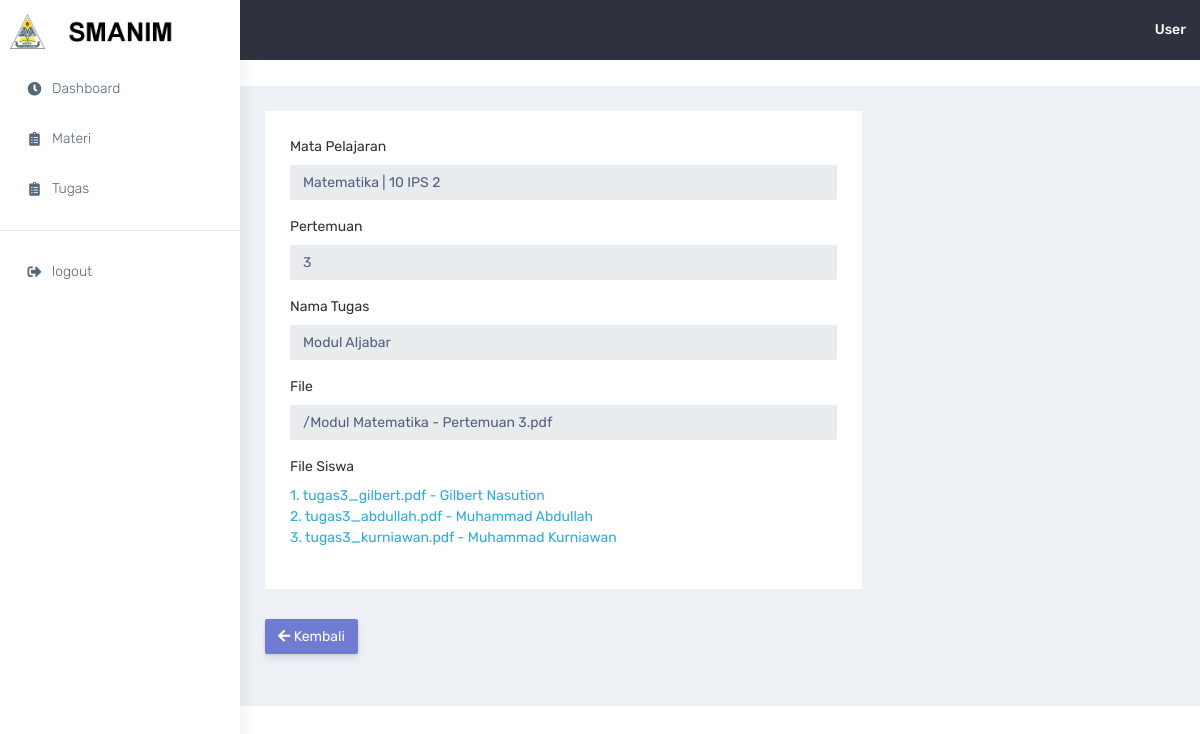
The page /guru/detail-tugas.php?kode=15 (signed in) on the database its author committed.
### tables this page shows
CREATE TABLE `tbl_file` (
  `id_file` int(11) NOT NULL,
  `id_mapel` int(11) NOT NULL,
  `pertemuan` char(2) NOT NULL,
  `nama` varchar(100) NOT NULL,
  `tipe` enum('mod','tgs') NOT NULL,
  `file` varchar(255) NOT NULL,
  `tgl_tambah` date DEFAULT NULL,
  `tgl_ubah` date DEFAULT NULL
);

CREATE TABLE `tbl_mapel` (
  `id_mapel` int(11) NOT NULL,
  `id_user` int(11) NOT NULL,
  `id_kelas` int(11) NOT NULL,
  `mapel` varchar(100) NOT NULL
);

CREATE TABLE `tbl_kelas` (
  `id_kelas` int(11) NOT NULL,
  `tingkat` char(2) NOT NULL,
  `jurusan` enum('ipa','ips') NOT NULL,
  `kelas` char(2) NOT NULL
);

CREATE TABLE `tbl_tugas` (
  `id_tugas` int(11) NOT NULL,
  `id_user` int(11) NOT NULL,
  `id_mapel` int(11) NOT NULL,
  `pertemuan` char(2) NOT NULL,
  `tugas` varchar(100) NOT NULL,
  `tgl_up` date NOT NULL
);

CREATE TABLE `tbl_user` (
  `id_user` int(11) NOT NULL,
  `id_kelas` int(11) DEFAULT NULL,
  `nama` varchar(100) NOT NULL,
  `jenkel` enum('L','P') NOT NULL,
  `tgl_lahir` date NOT NULL,
  `telp` varchar(13) NOT NULL,
  `username` varchar(100) NOT NULL,
  `password` varchar(100) NOT NULL,
  `akses` enum('usr','gur','adm') NOT NULL
);

### guru/detail-tugas.php (the view, shortened to what this page needs)
<?php require_once('navbar.php');
if(isset($_GET['kode'])){
  $kode = $_GET['kode'];
  $sql = mysqli_query($con, "SELECT * FROM tbl_file a INNER JOIN tbl_mapel b ON b.id_mapel = a.id_mapel INNER JOIN tbl_kelas c ON c.id_kelas = b.id_kelas WHERE a.id_file = $kode");
  $data = mysqli_fetch_array($sql);
}
?>
            <div class="container-fluid">
                <div class="row">
                    <div class="col-md-8">
                        <div class="white-box">
                          <form method="post" enctype="multipart/form-data">
                            <div class="form-group">
                              <label for="exampleInputEmail1">Mata Pelajaran</label>
                              <input type="text" name="mapel" class="form-control" id="exampleInputEmail1" aria-describedby="emailHelp" value="<?php echo $data['mapel']." | ".$data['tingkat']." ".strtoupper($data['jurusan'])." ".$data['kelas'] ?>" disabled>
                            </div>
                            <div class="form-group">
                              <label for="exampleInputEmail1">Pertemuan</label>
                              <input type="text" name="pert" class="form-control" id="exampleInputEmail1" aria-describedby="emailHelp" value="<?= $data['pertemuan'] ?>" disabled>
                            </div>
                            <div class="form-group">
                              <label for="exampleInputEmail1">Nama Tugas</label>
                              <input type="text" name="tugas" class="form-control" id="exampleInputEmail1" aria-describedby="emailHelp" value="<?= $data['nama'] ?>" disabled>
                            </div>
                            <div class="form-group">
                              <label for="exampleFormControlFile1">File</label>
                              <input type="text" name="tugas" class="form-control" id="exampleInputEmail1" aria-describedby="emailHelp" value="<?php echo substr($data['file'],14); ?>" disabled>
                            </div>
                            <?php
                              $no = 1;
                              $sql2 = mysqli_query($con,"SELECT a.id_mapel,a.id_tugas,a.tugas,c.nama,a.pertemuan,d.pertemuan FROM tbl_tugas a INNER JOIN tbl_mapel b ON b.id_mapel = a.id_mapel INNER JOIN tbl_user c ON c.id_user = a.id_user INNER JOIN tbl_file d ON d.id_mapel = b.id_mapel WHERE a.id_mapel = b.id_mapel AND a.pertemuan = d.pertemuan AND d.id_file=$kode"); ?>
                            <div class="form-group">
                              <label for="exampleFormControlFile1">File Siswa</label><br>
                              <?php while ($data2 = mysqli_fetch_array($sql2)) { ?>
                              <a href="download.php?kode=<?= $data2['id_tugas'] ?>"><?php echo $no.". ".substr($data2['tugas'],14)." - ".$data2['nama']; ?></a><br>
                              <?php $no++; } ?>
                            </div>
                          </div>
                        <a href="tugas.php" class="btn btn-primary">
                            <i class="fas fa-arrow-left"></i> Kembali
                        </a>
                          </div>
                    </div>
                </div>
            </div>

### rows shown on the page
tbl_file: mapel "Matematika | 10 IPS 2", pert "3", tugas "Modul Aljabar", tugas "/Modul Matematika - Pertemuan 3.pdf"
tbl_tugas: tugas "tugas3_gilbert.pdf", id_user.nama "Gilbert Nasution"
tbl_tugas: tugas "tugas3_abdullah.pdf", id_user.nama "Muhammad Abdullah"
tbl_tugas: tugas "tugas3_kurniawan.pdf", id_user.nama "Muhammad Kurniawan"

### other values the page prints
$namau "User"
